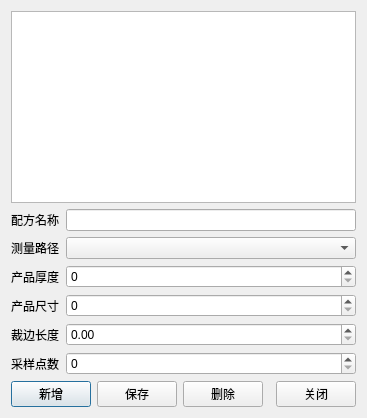
<?xml version="1.0" encoding="UTF-8"?>
<ui version="4.0">
 <class>RecipeManagerDialog</class>
 <widget class="QDialog" name="RecipeManagerDialog">
  <property name="windowTitle">
   <string>&#37197;&#26041;&#31649;&#29702;</string>
  </property>
  <layout class="QVBoxLayout" name="verticalLayout">
   <item>
    <widget class="QTableWidget" name="table_recipes"/>
   </item>
   <item>
    <layout class="QFormLayout" name="formLayout">
     <item row="0" column="0">
      <widget class="QLabel" name="label_name">
       <property name="text">
        <string>&#37197;&#26041;&#21517;&#31216;</string>
       </property>
      </widget>
     </item>
     <item row="0" column="1">
      <widget class="QLineEdit" name="line_name"/>
     </item>
     <item row="1" column="0">
      <widget class="QLabel" name="label_path">
       <property name="text">
        <string>&#27979;&#37327;&#36335;&#24452;</string>
       </property>
      </widget>
     </item>
     <item row="1" column="1">
      <widget class="QComboBox" name="combo_path"/>
     </item>
     <item row="2" column="0">
      <widget class="QLabel" name="label_thickness">
       <property name="text">
        <string>&#20135;&#21697;&#21402;&#24230;</string>
       </property>
      </widget>
     </item>
     <item row="2" column="1">
      <widget class="QSpinBox" name="spin_thickness"/>
     </item>
     <item row="3" column="0">
      <widget class="QLabel" name="label_size">
       <property name="text">
        <string>&#20135;&#21697;&#23610;&#23544;</string>
       </property>
      </widget>
     </item>
     <item row="3" column="1">
      <widget class="QSpinBox" name="spin_size"/>
     </item>
     <item row="4" column="0">
      <widget class="QLabel" name="label_trim">
       <property name="text">
        <string>&#35009;&#36793;&#38271;&#24230;</string>
       </property>
      </widget>
     </item>
     <item row="4" column="1">
      <widget class="QDoubleSpinBox" name="double_trim"/>
     </item>
     <item row="5" column="0">
      <widget class="QLabel" name="label_sample">
       <property name="text">
        <string>&#37319;&#26679;&#28857;&#25968;</string>
       </property>
      </widget>
     </item>
     <item row="5" column="1">
      <widget class="QSpinBox" name="spin_sample"/>
     </item>
    </layout>
   </item>
   <item>
    <layout class="QHBoxLayout" name="buttonLayout">
     <item>
      <widget class="QPushButton" name="button_add">
       <property name="text">
        <string>&#26032;&#22686;</string>
       </property>
      </widget>
     </item>
     <item>
      <widget class="QPushButton" name="button_update">
       <property name="text">
        <string>&#20445;&#23384;</string>
       </property>
      </widget>
     </item>
     <item>
      <widget class="QPushButton" name="button_delete">
       <property name="text">
        <string>&#21024;&#38500;</string>
       </property>
      </widget>
     </item>
     <item>
      <spacer name="horizontalSpacer">
       <property name="orientation">
        <enum>Qt::Horizontal</enum>
       </property>
      </spacer>
     </item>
     <item>
      <widget class="QPushButton" name="button_close">
       <property name="text">
        <string>&#20851;&#38381;</string>
       </property>
      </widget>
     </item>
    </layout>
   </item>
  </layout>
 </widget>
 <resources/>
 <connections/>
</ui>
